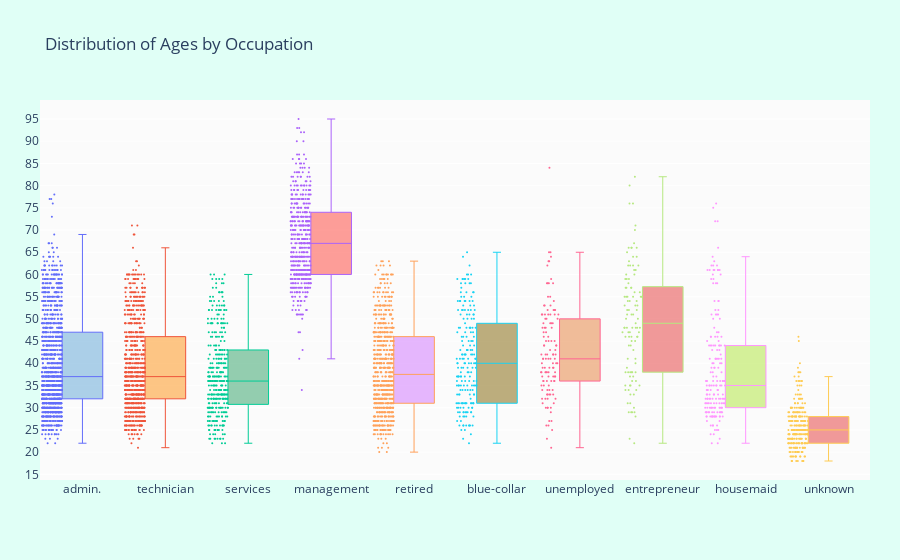

Write notebook code for a chart like this one.
### Code cell
# Now let's see which occupation tended to have more balance in their accounts

suscribed_df = df.loc[df["deposit"] == "yes"]

occupations = df["job"].unique().tolist()

# Get the balances by jobs
management = suscribed_df["age"].loc[suscribed_df["job"] == "management"].values
technician = suscribed_df["age"].loc[suscribed_df["job"] == "technician"].values
services = suscribed_df["age"].loc[suscribed_df["job"] == "services"].values
retired = suscribed_df["age"].loc[suscribed_df["job"] == "retired"].values
blue_collar = suscribed_df["age"].loc[suscribed_df["job"] == "blue-collar"].values
unemployed = suscribed_df["age"].loc[suscribed_df["job"] == "unemployed"].values
entrepreneur = suscribed_df["age"].loc[suscribed_df["job"] == "entrepreneur"].values
housemaid = suscribed_df["age"].loc[suscribed_df["job"] == "housemaid"].values
self_employed = suscribed_df["age"].loc[suscribed_df["job"] == "self-employed"].values
student = suscribed_df["age"].loc[suscribed_df["job"] == "student"].values


ages = [management, technician, services, retired, blue_collar, unemployed, 
         entrepreneur, housemaid, self_employed, student]

colors = ['rgba(93, 164, 214, 0.5)', 'rgba(255, 144, 14, 0.5)',
          'rgba(44, 160, 101, 0.5)', 'rgba(255, 65, 54, 0.5)', 
          'rgba(207, 114, 255, 0.5)', 'rgba(127, 96, 0, 0.5)',
         'rgba(229, 126, 56, 0.5)', 'rgba(229, 56, 56, 0.5)',
         'rgba(174, 229, 56, 0.5)', 'rgba(229, 56, 56, 0.5)']

traces = []

for xd, yd, cls in zip(occupations, ages, colors):
        traces.append(go.Box(
            y=yd,
            name=xd,
            boxpoints='all',
            jitter=0.5,
            whiskerwidth=0.2,
            fillcolor=cls,
            marker=dict(
                size=2,
            ),
            line=dict(width=1),
        ))

layout = go.Layout(
    title='Distribution of Ages by Occupation',
    yaxis=dict(
        autorange=True,
        showgrid=True,
        zeroline=True,
        dtick=5,
        gridcolor='rgb(255, 255, 255)',
        gridwidth=1,
        zerolinecolor='rgb(255, 255, 255)',
        zerolinewidth=2,
    ),
    margin=dict(
        l=40,
        r=30,
        b=80,
        t=100,
    ),
    paper_bgcolor='rgb(224,255,246)',
    plot_bgcolor='rgb(251,251,251)',
    showlegend=False
)

fig = go.Figure(data=traces, layout=layout)
iplot(fig)

### Figure 1 — Plotly figure (JSON) as saved in the notebook; plotly's stock layout.template omitted (floating-point values rounded to 4 significant figures; data arrays with more than 128 entries replaced by an {"elided": "..."} marker saying what was removed)
{"data": [{"jitter": 0.5, "name": "admin.", "y": {"elided": "1301 int values"}, "fillcolor": "rgba(93, 164, 214, 0.5)", "marker": {"size": 2}, "line": {"width": 1}, "whiskerwidth": 0.2, "type": "box", "boxpoints": "all"}, {"jitter": 0.5, "name": "technician", "y": {"elided": "840 int values"}, "fillcolor": "rgba(255, 144, 14, 0.5)", "marker": {"size": 2}, "line": {"width": 1}, "whiskerwidth": 0.2, "type": "box", "boxpoints": "all"}, {"jitter": 0.5, "name": "services", "y": {"elided": "369 int values"}, "fillcolor": "rgba(44, 160, 101, 0.5)", "marker": {"size": 2}, "line": {"width": 1}, "whiskerwidth": 0.2, "type": "box", "boxpoints": "all"}, {"jitter": 0.5, "name": "management", "y": {"elided": "516 int values"}, "fillcolor": "rgba(255, 65, 54, 0.5)", "marker": {"size": 2}, "line": {"width": 1}, "whiskerwidth": 0.2, "type": "box", "boxpoints": "all"}, {"jitter": 0.5, "name": "retired", "y": {"elided": "708 int values"}, "fillcolor": "rgba(207, 114, 255, 0.5)", "marker": {"size": 2}, "line": {"width": 1}, "whiskerwidth": 0.2, "type": "box", "boxpoints": "all"}, {"jitter": 0.5, "name": "blue-collar", "y": {"elided": "202 int values"}, "fillcolor": "rgba(127, 96, 0, 0.5)", "marker": {"size": 2}, "line": {"width": 1}, "whiskerwidth": 0.2, "type": "box", "boxpoints": "all"}, {"jitter": 0.5, "name": "unemployed", "y": [23, 45, 30, 51, 53, 43, 47, 58, 42, 42, 36, 41, 40, 36, 33, 52, 33, 45, 35, 34, 30, 51, 46, 27, 40, 43, 35, 50, 38, 41, 38, 49, 50, 42, 48, 44, 46, 51, 27, 31, 45, 37, 39, 51, 30, 45, 38, 52, 41, 33, 30, 26, 26, 48, 34, 47, 51, 32, 36, 54, 52, 32, 51, 49, 35, 34, 34, 58, 39, 39, 37, 38, 37, 55, 38, 36, 52, 37, 42, 41, 44, 55, 39, 25, 53, 84, 51, 64, 53, 33, 65, 32, 63, 21, 38, 65, 33, 40, 40, 63, 44, 38, 49, 36, 42, 36, 32, 48, 41, 58, 59, 31, 49, 42, 39, 29, 50, 41, 62, 44, 37, 58, 48], "fillcolor": "rgba(229, 126, 56, 0.5)", "marker": {"size": 2}, "line": {"width": 1}, "whiskerwidth": 0.2, "type": "box", "boxpoints": "all"}, {"jitter": 0.5, "name": "entrepreneur", "y": [52, 53, 56, 41, 57, 47, 55, 35, 52, 46, 55, 39, 48, 53, 46, 44, 59, 55, 51, 59, 57, 34, 33, 34, 59, 48, 62, 65, 33, 41, 62, 76, 51, 23, 38, 47, 43, 35, 36, 38, 35, 58, 49, 70, 34, 45, 48, 63, 50, 52, 66, 76, 53, 38, 57, 71, 46, 66, 38, 64, 29, 80, 48, 38, 56, 55, 29, 46, 48, 66, 55, 82, 48, 48, 29, 67, 61, 61, 31, 47, 66, 45, 54, 55, 55, 60, 28, 62, 47, 31, 50, 40, 54, 54, 46, 29, 64, 30, 62, 36, 37, 60, 57, 37, 51, 44, 22, 35, 38], "fillcolor": "rgba(229, 56, 56, 0.5)", "marker": {"size": 2}, "line": {"width": 1}, "whiskerwidth": 0.2, "type": "box", "boxpoints": "all"}, {"jitter": 0.5, "name": "housemaid", "y": {"elided": "187 int values"}, "fillcolor": "rgba(174, 229, 56, 0.5)", "marker": {"size": 2}, "line": {"width": 1}, "whiskerwidth": 0.2, "type": "box", "boxpoints": "all"}, {"jitter": 0.5, "name": "unknown", "y": {"elided": "269 int values"}, "fillcolor": "rgba(229, 56, 56, 0.5)", "marker": {"size": 2}, "line": {"width": 1}, "whiskerwidth": 0.2, "type": "box", "boxpoints": "all"}], "layout": {"showlegend": false, "title": {"text": "Distribution of Ages by Occupation"}, "paper_bgcolor": "rgb(224,255,246)", "plot_bgcolor": "rgb(251,251,251)", "yaxis": {"zerolinewidth": 2, "gridwidth": 1, "dtick": 5, "showgrid": true, "zerolinecolor": "rgb(255, 255, 255)", "gridcolor": "rgb(255, 255, 255)", "zeroline": true, "autorange": true}, "margin": {"r": 30, "b": 80, "l": 40, "t": 100}}}
